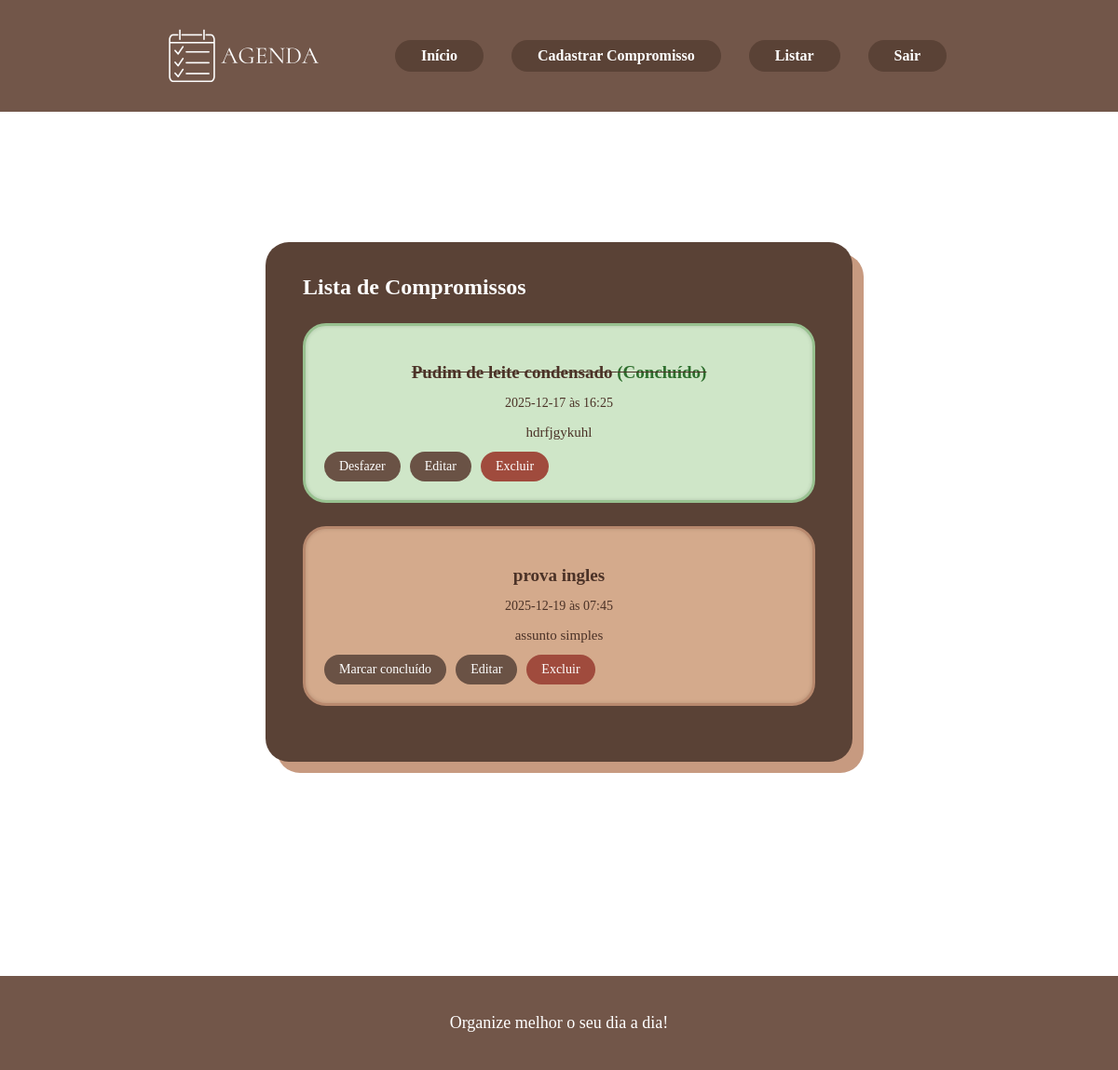
/listar (signed in), run on the app's committed database.
### models/compromisso_model.py (models this page shows)
class Compromisso(Base):
    __tablename__ = "compromissos"
    id = Column(Integer, primary_key=True, autoincrement=True)
    titulo = Column(String, nullable=False)
    data = Column(String, nullable=False)
    hora = Column(String, nullable=False)
    descricao = Column(String)
    concluido = Column(Boolean, default=False)
    usuario_id = Column(Integer, ForeignKey("usuarios.id"))
    usuario = relationship("Usuario")

### app.py (the view)
@app.route('/listar')
def listar():
    if 'usuario_id' not in session:
        return redirect(url_for('login'))
    compromissos = listar_compromissos(session['usuario_id'])
    return render_template('listar.html', compromissos=compromissos)

### models/compromisso_model.py (called while the page is built)
def listar_compromissos(usuario_id):
    session = SessionLocal()
    compromissos = session.query(Compromisso).filter_by(usuario_id=usuario_id).all()
    session.close()
    return compromissos

### templates/listar.html
{% extends 'base.html' %}
{% block content %}
{% if compromissos %}
<div class="card-form">
    <h2>Lista de Compromissos</h2>
    <div class="lista-compromissos">
        {% for c in compromissos %}
        <div class="compromisso-item {% if c.concluido %}comp-concluido{% endif %}">
            <p class="titulo">
                {% if c.concluido %}
                    {{ c.titulo }} <span class="done">(Concluído)</span>
                {% else %}
                    {{ c.titulo }}
                {% endif %}
            </p>
            <p class="info">{{ c.data }} às {{ c.hora }}</p>
            <p class="desc">{{ c.descricao }}</p>
            <div class="botoes">
                {% if not c.concluido %}
                    <a class="btn" href="{{ url_for('concluir', id=c.id) }}">Marcar concluído</a>
                {% else %}
                    <a class="btn" href="{{ url_for('desfazer', id=c.id) }}">Desfazer</a>
                {% endif %}
                <a class="btn" href="{{ url_for('editar', id=c.id) }}">Editar</a>
                <a class="btn btn-danger" href="{{ url_for('excluir', id=c.id) }}" onclick="return confirm('Excluir este compromisso?')">Excluir</a>
            </div>
        </div>
        {% endfor %}
    </div>
</div>
{% else %}
    <p>Nenhum compromisso cadastrado.</p>
{% endif %}
{% endblock %}

### templates/base.html (shortened to what this page needs)
<!DOCTYPE html>
<html lang="pt-br">
<head>
    <link rel="stylesheet" href="{{ url_for('static', filename='style.css') }}">
</head>
<body>
    <nav>
        <a href="{{ url_for('index') }}" class="logo-link">
            <img src="{{ url_for('static', filename='logo.png') }}" alt="Logo Agenda" class="logo-nav">
        </a>
        <a href="{{ url_for('index') }}">Início</a>
        {% if session.get('usuario_id') %}
            <a href="{{ url_for('cadastrar') }}">Cadastrar Compromisso</a>
            <a href="{{ url_for('listar') }}">Listar</a>
            <a href="{{ url_for('logout') }}">Sair</a>
        {% else %}
            <a href="{{ url_for('login') }}">Login</a>
            <a href="{{ url_for('register') }}">Criar conta</a>
        {% endif %}
    </nav>
    <div class="container">
        {% block content %}{% endblock %}
    </div>
    <footer>
    Organize melhor o seu dia a dia!
</footer>
</body>
</html>

### static/style.css (style rules this page uses)
html, body { height: 100%; margin: 0; padding: 0; }
body { display: flex; flex-direction: column; margin: 0; padding: 0; background-color: #ffffff; font-family: 'Georgia', serif; }
nav { background: #725649; padding: 10px 25px; text-align: center; display: flex; justify-content: center; align-items: center; flex-wrap: wrap; }
.logo-link { display: flex; align-items: center; background: none !important; padding: 0; margin: 0 40px 0 0; border-radius: 0; }
.logo-nav { height: 100px; width: auto; vertical-align: middle; }
nav a { display: inline-block; background: #5a4236; color: #ffffff; text-decoration: none; padding: 8px 28px; margin: 10px 15px; border-radius: 20px; font-size: 16px; font-weight: bold; transition: 0.2s; }
.container { flex: 1; align-items: center; justify-content: center; align-content: center; margin: 80px auto; width: 80%; max-width: 900px; text-align: center; }
footer { margin-top: 90px; background: #725649; padding: 40px; text-align: center; color: #ffffff; font-size: 18px; }
.card-form { background: #5a4236; width: 550px; margin: 60px auto; padding: 35px 40px; border-radius: 25px; color: #ffffff; position: relative; box-shadow: 12px 12px 0px #c79a80; }
.card-form h2 { margin-top: 0; text-align: left; margin-bottom: 25px; }
.lista-compromissos { margin-top: 20px; }
.compromisso-item { background: #d4aa8c; padding: 20px; margin: 25px 0; border-radius: 25px; border: 3px solid #b8896e; box-shadow: inset 0 0 4px rgba(0,0,0,0.15); color: #4b3227; }
.comp-concluido { background: #cfe6c8; border-color: #98c190; }
.comp-concluido .titulo { text-decoration: line-through; }
.done { color: #2d6e2d; font-weight: bold; }
.compromisso-item .titulo { font-size: 19px; font-weight: bold; margin-bottom: 5px; }
.compromisso-item .info { font-size: 14px; margin-bottom: 6px; }
.compromisso-item .desc { font-size: 15px; margin-bottom: 12px; }
.botoes { display: flex; gap: 10px; flex-wrap: wrap; }
.btn { background: #6a5245; color: white; padding: 8px 16px; border-radius: 20px; text-decoration: none; font-size: 14px; transition: 0.2s; }
.btn-danger { background: #a04b3d; }

### data on the page
Compromisso: titulo "Pudim de leite condensado", data "2025-12-17", hora "16:25", descricao "hdrfjgykuhl"
Compromisso: titulo "prova ingles", data "2025-12-19", hora "07:45", descricao "assunto simples"
